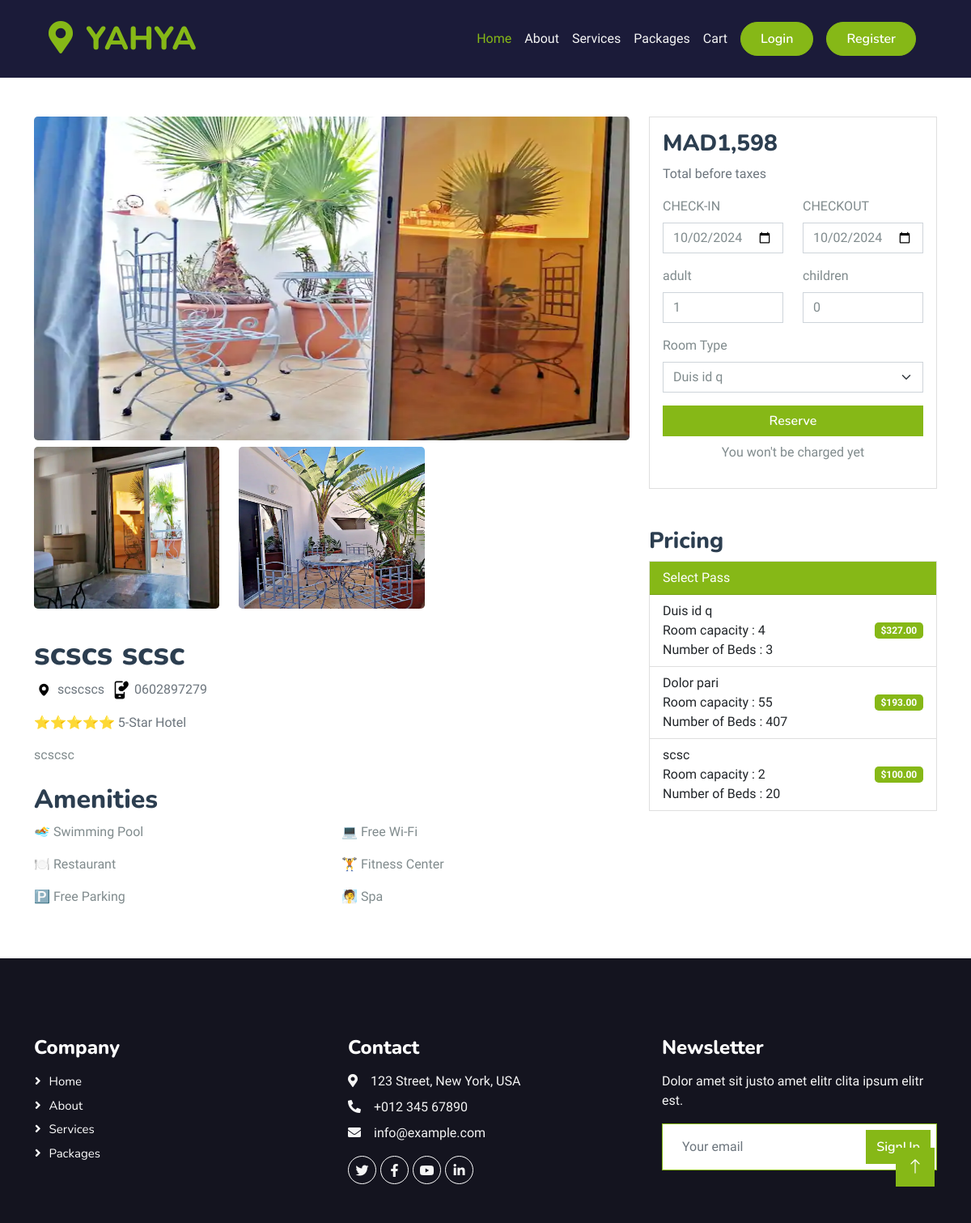
Before: /detail/scscs-scsc/ with the older database file.
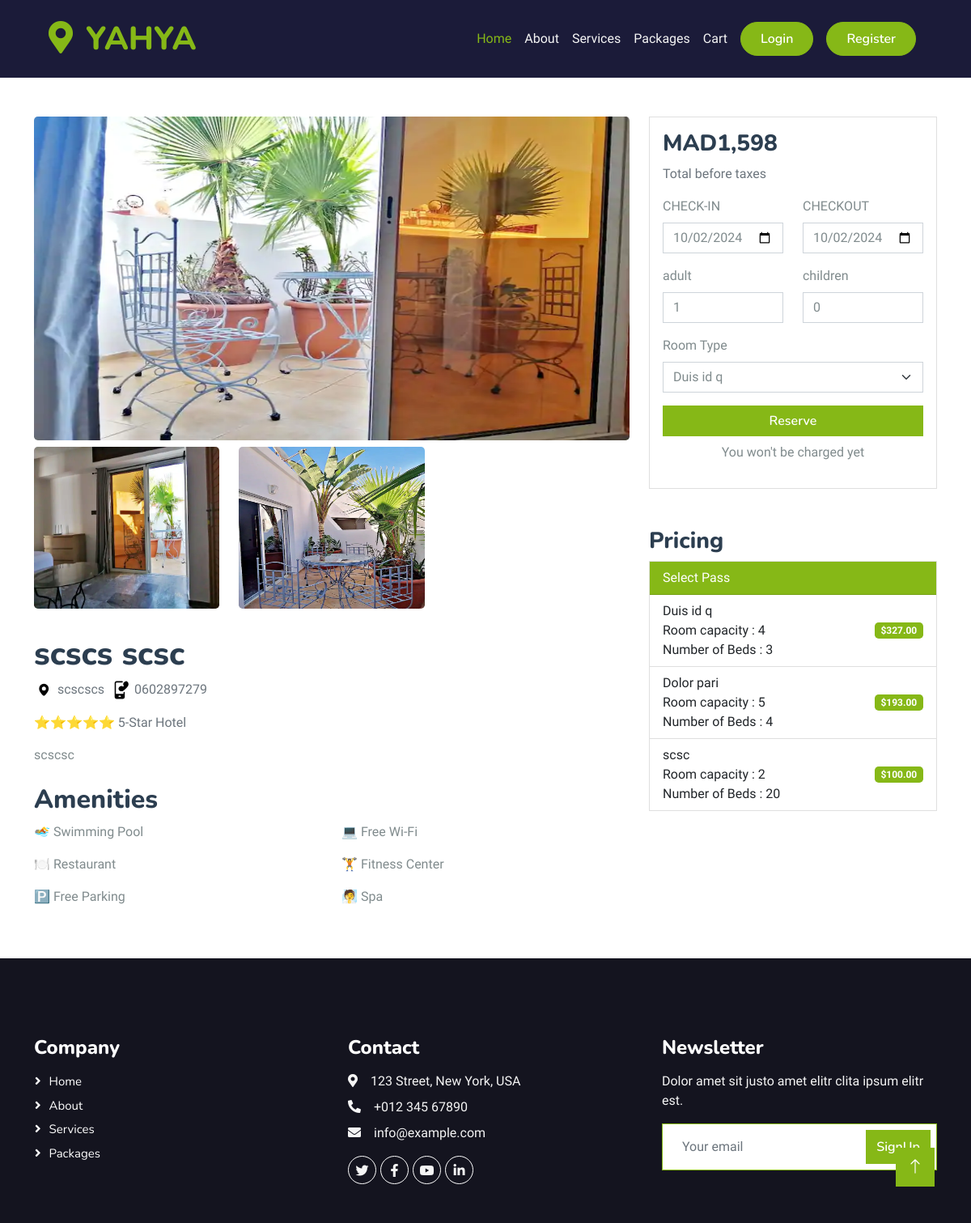
After: the same page with the newer database file.
### hotel/models.py (models this page shows, shortened)
class RoomType(models.Model):
    hotel = models.ForeignKey(Hotel, on_delete=models.CASCADE)
    type = models.CharField(max_length=10)
    price = models.DecimalField(max_digits=12, decimal_places=2, default=0.00)
    number_of_beds = models.PositiveIntegerField(default=0)
    room_capacity = models.PositiveIntegerField(default=0)
    rtid = ShortUUIDField(unique=True, length=10, max_length=20, alphabet="abcdefghijklmnopqrstuvwxyz")
    slug= models.SlugField(unique=True)
    date= models.DateTimeField(auto_now_add=True)
    class Meta:
        verbose_name_plural = "Room Types"

### hotel/views.py (the view)
# urls.py: path("detail/<slug>/", views.hotel_detail, name="hotel_detail"),
def hotel_detail(request, slug):
    hotel = Hotel.objects.get(status="Live", slug=slug)
    context = {
        "hotel": hotel
     }
    return render (request, "hotel/hotel_detail.html", context)

### hotel/models.py (called while the page is built)
    def hotel_gallery(self):
        return HotelGallery.objects.filter(hotel=self)

    def hotel_rocm_types(self):
        return RoomType.objects.filter(hotel=self)

### templates/hotel/hotel_detail.html (shortened to what the changed rows need)
{% extends "base/base.html" %}
{% load static %}
{% block content %}
    <div class="container mt-5">
        <div class="row">
            <div class="col-md-8">
                <h1 class="mt-4">{{hotel.name}}</h1>
                <h2 class="mt-4">Amenities</h2>
            </div>
            <div class="col-md-4">
                <div class="card" style="width: 100%;">
                    <ul class="list-group list-group-flush">
                        {% for hotel_type in hotel.hotel_rocm_types%}
                            <li class="list-group-item d-flex justify-content-between align-items-center">  <span class="d-flex flex-column">  {{hotel_type.type}} <span class=" "> Room capacity : {{hotel_type.room_capacity}}</span><span class=" "> Number of Beds : {{hotel_type.number_of_beds}}</span> </span> <span class="badge bg-primary rounded-3">${{hotel_type.price}}
                            </span>
                        </li>
                        {% endfor %}
                    </ul>
                  </div>
            </div>
        </div>
    </div>
{% endblock %}

Changed rows visible on the page:
changed RoomType "Dolor pari": room_capacity "55" → "5"; number_of_beds "407" → "4"
